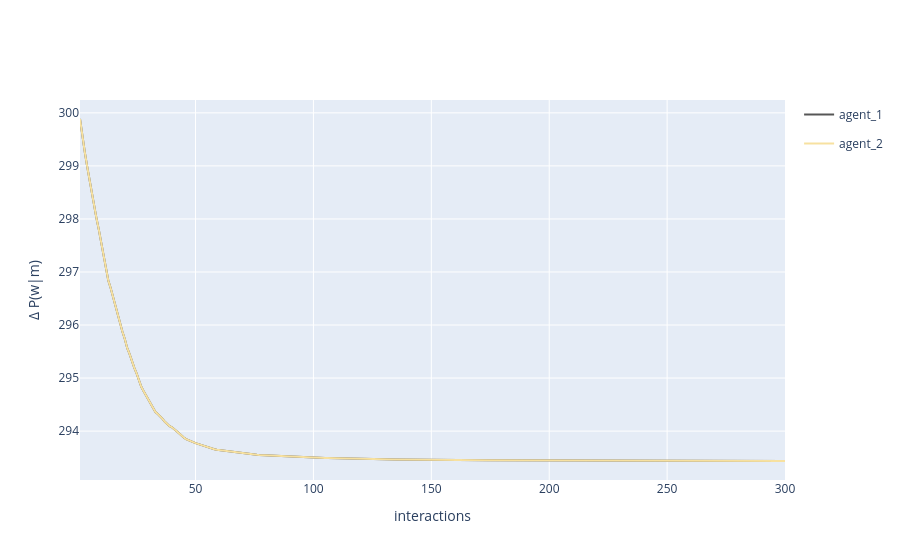

Notebook source saved alongside this figure:
### Code cell
fig = multi_agent_update_plot_from_df(
    vocab_dif,
    time_col='interaction_no',
    dif_col='delta'
)

fig.update_layout(
    # title='Dyadic interaction in a random environment',
    yaxis_title='Δ P(w|m)',
    xaxis_title='interactions'
)
fig.show()

### Figure 1 — Plotly figure (JSON) as saved in the notebook; plotly's stock layout.template omitted (floating-point values rounded to 4 significant figures; data arrays with more than 128 entries replaced by an {"elided": "..."} marker saying what was removed)
{"data": [{"legendgroup": "agent_1", "line": {"color": "#565656"}, "mode": "lines", "name": "agent_1", "showlegend": true, "x": {"elided": "300 int values"}, "y": {"elided": "300 float values"}, "type": "scatter"}, {"legendgroup": "agent_2", "line": {"color": "#F7E1A0"}, "mode": "lines", "name": "agent_2", "showlegend": true, "x": {"elided": "300 int values"}, "y": {"elided": "300 float values"}, "type": "scatter"}], "layout": {"yaxis": {"title": {"text": "Δ P(w|m)"}}, "xaxis": {"title": {"text": "interactions"}}}}
